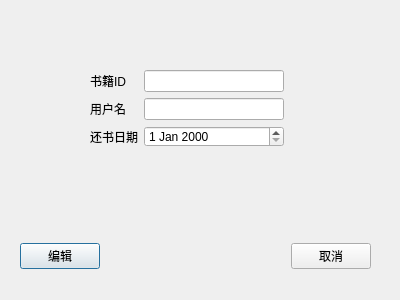
<?xml version="1.0" encoding="UTF-8"?>
<ui version="4.0">
 <class>BorrowEditDialog</class>
 <widget class="QDialog" name="BorrowEditDialog">
  <property name="geometry">
   <rect>
    <x>0</x>
    <y>0</y>
    <width>400</width>
    <height>300</height>
   </rect>
  </property>
  <property name="windowTitle">
   <string>Dialog</string>
  </property>
  <widget class="QWidget" name="layoutWidget_2">
   <property name="geometry">
    <rect>
     <x>20</x>
     <y>240</y>
     <width>351</width>
     <height>33</height>
    </rect>
   </property>
   <layout class="QHBoxLayout" name="layout">
    <property name="spacing">
     <number>6</number>
    </property>
    <property name="margin" stdset="0">
     <number>0</number>
    </property>
    <item>
     <widget class="QPushButton" name="ok_btn">
      <property name="text">
       <string>编辑</string>
      </property>
     </widget>
    </item>
    <item>
     <spacer name="spacer">
      <property name="orientation">
       <enum>Qt::Horizontal</enum>
      </property>
      <property name="sizeHint" stdset="0">
       <size>
        <width>131</width>
        <height>31</height>
       </size>
      </property>
     </spacer>
    </item>
    <item>
     <widget class="QPushButton" name="back_btn">
      <property name="text">
       <string>取消</string>
      </property>
     </widget>
    </item>
   </layout>
  </widget>
  <widget class="QStackedWidget" name="stack_page">
   <property name="geometry">
    <rect>
     <x>0</x>
     <y>0</y>
     <width>401</width>
     <height>231</height>
    </rect>
   </property>
   <widget class="QWidget" name="add_page">
    <widget class="QWidget" name="layoutWidget">
     <property name="geometry">
      <rect>
       <x>90</x>
       <y>70</y>
       <width>194</width>
       <height>77</height>
      </rect>
     </property>
     <layout class="QGridLayout" name="gridLayout_3">
      <item row="0" column="0">
       <widget class="QLabel" name="add_book_id_label">
        <property name="text">
         <string>书籍ID</string>
        </property>
        <property name="buddy">
         <cstring>add_book_id_edit</cstring>
        </property>
       </widget>
      </item>
      <item row="0" column="1">
       <widget class="QLineEdit" name="add_book_id_edit"/>
      </item>
      <item row="1" column="0">
       <widget class="QLabel" name="add_user_login_name_label">
        <property name="text">
         <string>用户名</string>
        </property>
        <property name="buddy">
         <cstring>add_user_login_name_edit</cstring>
        </property>
       </widget>
      </item>
      <item row="1" column="1">
       <widget class="QLineEdit" name="add_user_login_name_edit"/>
      </item>
      <item row="2" column="0">
       <widget class="QLabel" name="add_borrow_deadline_label">
        <property name="text">
         <string>还书日期</string>
        </property>
        <property name="buddy">
         <cstring>add_borrow_deadline_edit</cstring>
        </property>
       </widget>
      </item>
      <item row="2" column="1">
       <widget class="QDateEdit" name="add_borrow_deadline_edit"/>
      </item>
     </layout>
    </widget>
   </widget>
   <widget class="QWidget" name="error_page">
    <widget class="QWidget" name="layoutWidget_3">
     <property name="geometry">
      <rect>
       <x>40</x>
       <y>100</y>
       <width>312</width>
       <height>122</height>
      </rect>
     </property>
     <layout class="QGridLayout" name="gridLayout_2">
      <item row="1" column="0">
       <widget class="QLabel" name="error_label">
        <property name="text">
         <string>异常原因</string>
        </property>
        <property name="buddy">
         <cstring>error_edit</cstring>
        </property>
       </widget>
      </item>
      <item row="0" column="2">
       <spacer name="horizontalSpacer">
        <property name="orientation">
         <enum>Qt::Horizontal</enum>
        </property>
        <property name="sizeHint" stdset="0">
         <size>
          <width>40</width>
          <height>20</height>
         </size>
        </property>
       </spacer>
      </item>
      <item row="0" column="0">
       <widget class="QLabel" name="err_price_lable">
        <property name="text">
         <string>价格</string>
        </property>
        <property name="buddy">
         <cstring>err_price_edit</cstring>
        </property>
       </widget>
      </item>
      <item row="0" column="1">
       <widget class="QLineEdit" name="err_price_edit"/>
      </item>
      <item row="1" column="1" colspan="2">
       <widget class="QPlainTextEdit" name="error_edit"/>
      </item>
     </layout>
    </widget>
    <widget class="QWidget" name="layoutWidget">
     <property name="geometry">
      <rect>
       <x>20</x>
       <y>10</y>
       <width>373</width>
       <height>83</height>
      </rect>
     </property>
     <layout class="QGridLayout" name="gridLayout">
      <item row="0" column="0">
       <layout class="QHBoxLayout" name="horizontalLayout">
        <item>
         <widget class="QLabel" name="err_book_id_lable">
          <property name="text">
           <string>书籍id</string>
          </property>
          <property name="buddy">
           <cstring>err_book_id_edit</cstring>
          </property>
         </widget>
        </item>
        <item>
         <widget class="QLineEdit" name="err_book_id_edit">
          <property name="enabled">
           <bool>false</bool>
          </property>
         </widget>
        </item>
        <item>
         <widget class="QLabel" name="err_book_name_lable">
          <property name="text">
           <string>书籍名称</string>
          </property>
          <property name="buddy">
           <cstring>err_book_name_edit</cstring>
          </property>
         </widget>
        </item>
        <item>
         <widget class="QLineEdit" name="err_book_name_edit">
          <property name="enabled">
           <bool>false</bool>
          </property>
         </widget>
        </item>
       </layout>
      </item>
      <item row="1" column="0">
       <layout class="QHBoxLayout" name="horizontalLayout_2">
        <item>
         <widget class="QLabel" name="err_user_id_label">
          <property name="text">
           <string>用户ID</string>
          </property>
          <property name="buddy">
           <cstring>err_user_id_edit</cstring>
          </property>
         </widget>
        </item>
        <item>
         <widget class="QLineEdit" name="err_user_id_edit">
          <property name="enabled">
           <bool>false</bool>
          </property>
         </widget>
        </item>
        <item>
         <widget class="QLabel" name="err_user_login_name_lable">
          <property name="text">
           <string>用户名</string>
          </property>
          <property name="buddy">
           <cstring>err_user_login_name_edit</cstring>
          </property>
         </widget>
        </item>
        <item>
         <widget class="QLineEdit" name="err_user_login_name_edit">
          <property name="enabled">
           <bool>false</bool>
          </property>
         </widget>
        </item>
       </layout>
      </item>
      <item row="2" column="0">
       <layout class="QHBoxLayout" name="horizontalLayout_3">
        <item>
         <widget class="QLabel" name="err_borrow_date_label">
          <property name="text">
           <string>借书日期</string>
          </property>
          <property name="buddy">
           <cstring>err_borrow_date_edit</cstring>
          </property>
         </widget>
        </item>
        <item>
         <widget class="QDateEdit" name="err_borrow_date_edit">
          <property name="enabled">
           <bool>false</bool>
          </property>
         </widget>
        </item>
        <item>
         <widget class="QLabel" name="err_borrow_deadline_label">
          <property name="text">
           <string>还书日期</string>
          </property>
          <property name="buddy">
           <cstring>err_borrow_deadline_edit</cstring>
          </property>
         </widget>
        </item>
        <item>
         <widget class="QDateEdit" name="err_borrow_deadline_edit"/>
        </item>
       </layout>
      </item>
     </layout>
    </widget>
   </widget>
  </widget>
 </widget>
 <resources/>
 <connections>
  <connection>
   <sender>ok_btn</sender>
   <signal>clicked()</signal>
   <receiver>BorrowEditDialog</receiver>
   <slot>accept()</slot>
   <hints>
    <hint type="sourcelabel">
     <x>57</x>
     <y>255</y>
    </hint>
    <hint type="destinationlabel">
     <x>199</x>
     <y>149</y>
    </hint>
   </hints>
  </connection>
  <connection>
   <sender>back_btn</sender>
   <signal>clicked()</signal>
   <receiver>BorrowEditDialog</receiver>
   <slot>reject()</slot>
   <hints>
    <hint type="sourcelabel">
     <x>333</x>
     <y>255</y>
    </hint>
    <hint type="destinationlabel">
     <x>199</x>
     <y>149</y>
    </hint>
   </hints>
  </connection>
 </connections>
</ui>
